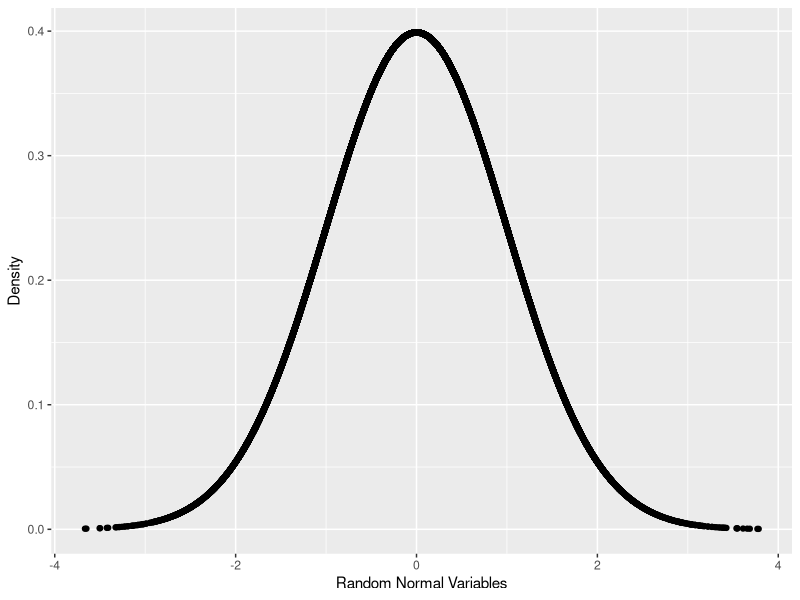

The R source for this figure:
rnorm(10) # 표준정규분포에서 난수 10개 뽑음  /  mean이랑 sd 별도로 지정 안 해주면 mean=0,sd=1인 표준정규분포 따름
rnorm(n=10, mean=100, sd=20)  # 평균은 100, 표준편차는 20인 정규분포에서 난수 10개 뽑음
rnorm(n=10, mean=100, sd=1)   # 표준편차가 작을수록 평균과 가까운 숫자가 나올 확률이 높음
                              # 표준편차가 1이라고 해서 99~101만 나오는 게 아니라, 97이나 102와 같은 수도 나온다.
                              # 정규분포표를 생각해보면 꼬리 부분에도 숫자가 존재하긴 한다!!!

randNorm10 <- rnorm(10)       # mean=0,sd=1인 난수 10개 뽑아서 randNorm10에 저장
randNorm10

# dnorm(): 정규분포의 확률밀도는 특정한 값에서의 확률을 표시. 즉 특정 숫자가 발생할 확률을 출력함
#          수학적으로는 불가능하기 때문에 추정값을 사용
dnorm(randNorm10)       # dnorm()을 이용해서 randNorm10에 각 숫자가 나올 확률을 각각 출력해줌
dnorm(c(-1,0,1))        # -1이 나올 확률, 0이 나올 확률, 1이 나올 확률을 각각 출력 
dnorm(c(-10,0,10))      # 표준 정규 분포표는 y축 기준으로 좌우대칭이라서 +a가 나올 확률과 -a가 나올 확률 이 동일함

randNorm <- rnorm(30000)
randDensity <- dnorm(randNorm)
library(ggplot2)
ggplot(data.frame(x=randNorm, y=randDensity)) + aes(x=x,y=y) + geom_point() + labs(x="Random Normal Variables", y="Density")
# x축에는 표준정규분포를 따르는 3만개의 난수, y축에는 각 난수가 나올 확률. 이거를 point로 표시하고 x축과 y축에 이름 붙여줌

randNorm10
# pnorm(): 왼쪽부터 시작해서 주어진 숫자까지 누적확률을 반환 (평소에 생각하는 정규분포에서의 확률)
# pnorm()은 쉽게 이해하려면 그냥 정규분포표 그리면 이해하기 쉬움.
pnorm(randNorm10)   # randNorm10이랑 pnorm(randNorm10) 같이 출력해놓고 결과 보면 이해하기 편함
pnorm(c(-3,0,3))    # P(X<=(-3))과 P(X<=0), P(X<=3)을 출력한다고 생각하면 됨
pnorm(-1)           # pnorm(-1)은 1-pnorm(1)과 같다. because, 표준정규분포는 좌우대칭
pnorm(1)
pnorm(1) - pnorm(0)
pnorm(1) - pnorm(-1)


